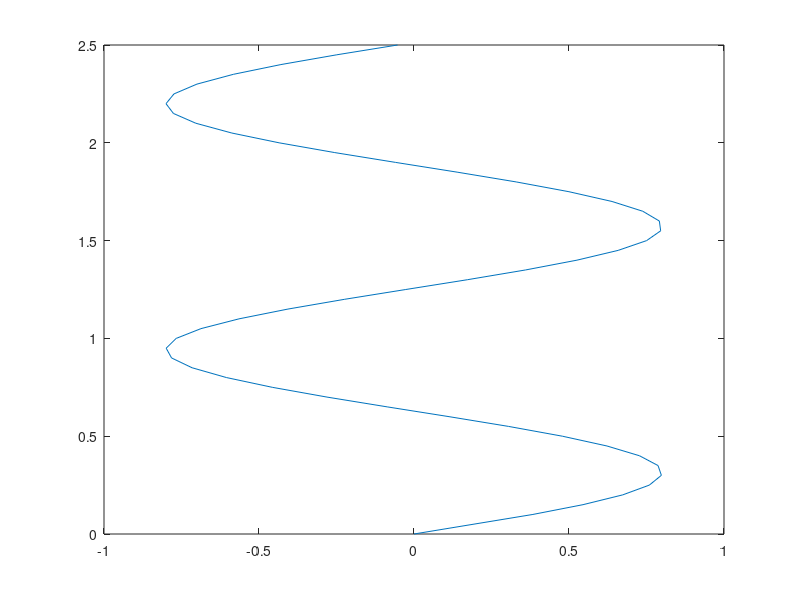

Here is the MATLAB script that generated this plot:
clc, clear

N = 50;
step = 0.02;
x_up = zeros(N, 1);
y_up = zeros(N, 1);
w_up = zeros(N, 1);
x_down = zeros(N - 1, 1);
y_down = zeros(N - 1, 1);
w_down = zeros(N - 1, 1);

delete test.txt
find = fopen('test.txt', 'w');

for i = 2:1:N

    % x_up(i, 1) = 0 * i;
    % y_up(i, 1) = 0.05 * i;
    % w_up(i, 1) = 0 * i;
    %
    % x_up(i, 1) = 0.01 * i;
    % y_up(i, 1) = 0.05 * i;
    % w_up(i, 1) = 0 * i;

    % w_up(i, 1) = atan(y_up(i, 1) / x_up(i, 1));

    % t = 0.1 * i;
    % x_up(i, 1) = ye / te^5 * (10 * te^2 * t^3 - 15 * te * t^4 + 10 * t^5);
    % y_up(i, 1) = t;
    % w_up(i, 1) = atan(y_up(i, 1) / x_up(i, 1));

    %%======================================sin曲线=========================================================%%
    y_up(i, 1) = 0.05 * i;
    x_up(i, 1) = 0.8 * sin(5 * y_up(i, 1));

    w_up(i, 1) = atan2(y_up(i) - y_up(i - 1), x_up(i) - x_up(i - 1));
    %%======================================sin曲线=========================================================%%

    %%======================================直线=========================================================%%
    % y_up(i, 1) = 0;
    % x_up(i, 1) = 0.1 * i;

    % w_up(i, 1) = atan2(y_up(i) - y_up(i - 1), x_up(i) - x_up(i - 1));
    %%======================================直线=========================================================%%

    %     x_up(i, 1) = step * i;
    %     y_up(i, 1) = sqrt((N * step / 2)^2 - (x_up(i, 1) - N * step / 2)^2);

    %     if i == 1
    %         y1 = y_up(i, 1) - 0;
    %         x1 = x_up(i, 1) - 0;
    %         w_up(i, 1) = atan2(y1, x1);
    %     else
    %         y1 = y_up(i, 1) - y_up(i - 1, 1);
    %         x1 = x_up(i, 1) - x_up(i - 1, 1);
    %         w_up(i, 1) = atan2(y1, x1);
    %         % w_up(i, 1) = atan2(y_up(i, 1), x_up(i, 1));
    %     end

    % fprintf(find, '{"x":%.2f, "y":%.2f, "w":%.2f}', x_up(i, 1), y_up(i, 1), w_up(i, 1));
    % fprintf(find, ',\n');

    fprintf(find, '%.2f %.2f %.2f', x_up(i, 1), y_up(i, 1), w_up(i, 1));
    fprintf(find, '\n');

end

% for i = N - 1:-1:1
%     x_down(i, 1) = step * i;
%     y_down(i, 1) = -sqrt((N * step / 2)^2 - (x_down(i, 1) - N * step / 2)^2);

%     if i == N - 1
%         y1 = y_down(i, 1) - y_up(N, 1);
%         x1 = x_down(i, 1) - x_up(N, 1);
%         w_down(i, 1) = atan2(y1, x1);
%     else
%         y1 = y_down(i, 1) - y_down(i + 1, 1);
%         x1 = x_down(i, 1) - x_down(i + 1, 1);
%         w_down(i, 1) = atan2(y1, x1);
%         % w_down(i, 1) = atan2(y_down(i, 1), x_down(i, 1));

%     end

%     fprintf(find, '{"x":%.2f, "y":%.2f, "w":%.2f}', x_down(i, 1), y_down(i, 1), w_down(i, 1));
%     fprintf(find, ',\n');

% end

% fprintf('{"x":%.2f, "y":%.2f, "w":%.2f}', x(i, 1), y(i, 1), w(i, 1));
% fprintf(',\n');
plot(x_up, y_up);

% plot(x_up, y_up, x_down, y_down);

% x1 = [1.5, 2, -1.3, 0.1, 1.7];
% y1 = [3.5, 0, -2.5, 0.5, -5.1];

% a = atan2(y1, x1);
